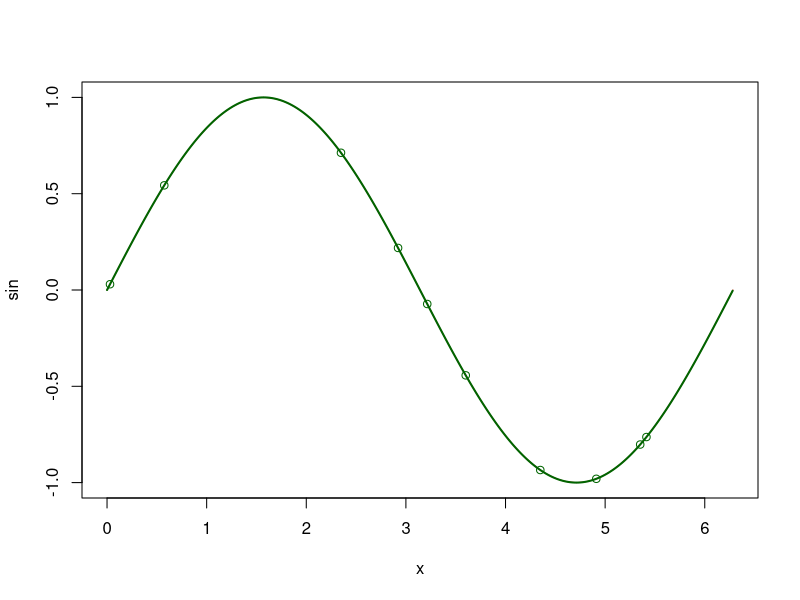
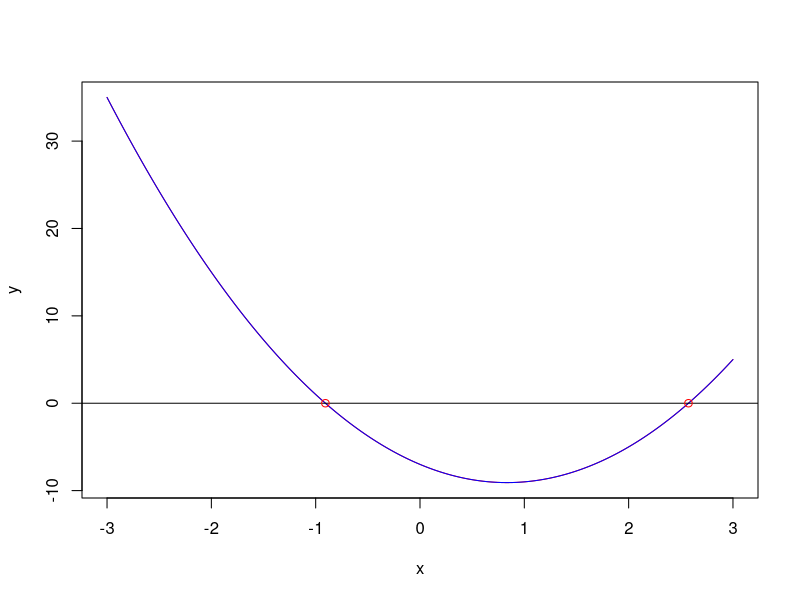
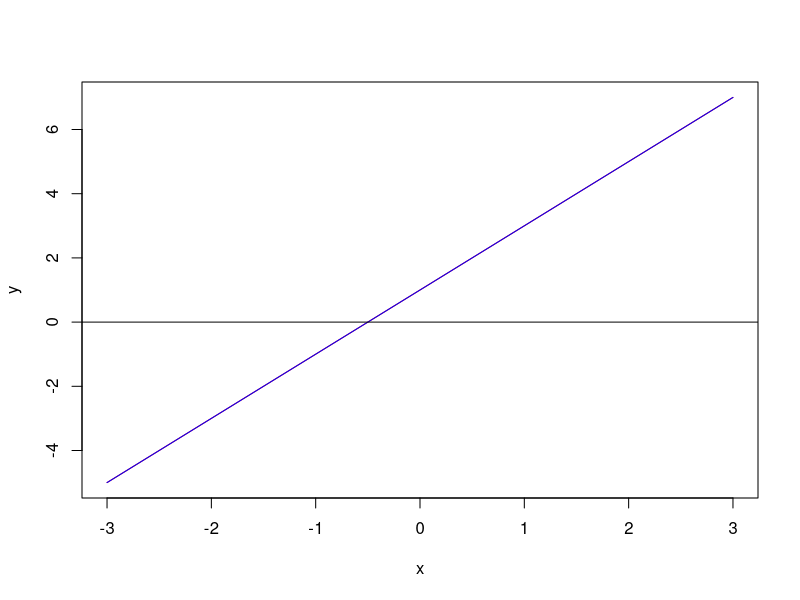
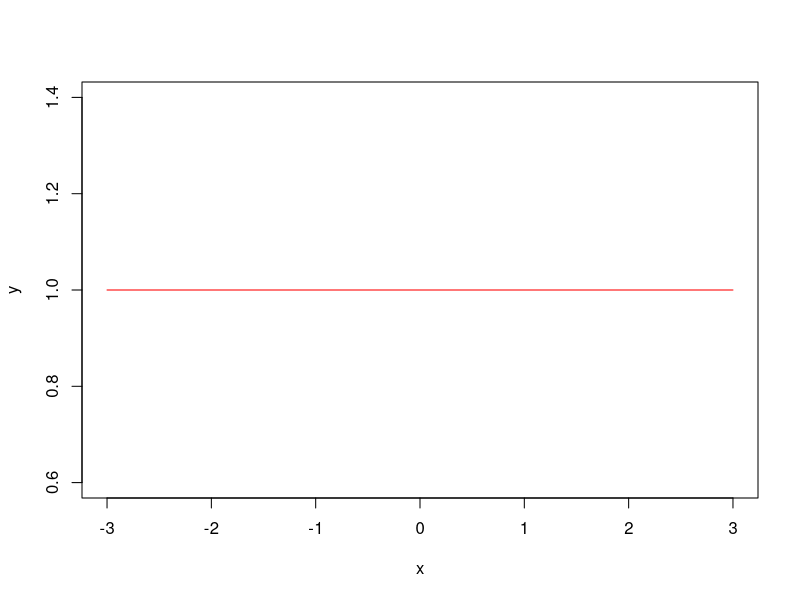

Recreate these plots in R, in order.

Lagrange <- function(xk, yk, x){
  # https://en.wikipedia.org/wiki/Lagrange_polynomial
  k <- length(xk)
  L <- 0
  for(j in 1:k){
    lj <- 1
    for(m in 1:k){
      if(m != j) lj <- lj*(x-xk[m])/(xk[j]-xk[m])
    }
    L <- L + yk[j]*lj
  }
  return(L)
}

# 3*x^2 - 5*x - 7 --> c(-7, -5, 3)
p <- function(a, x){
  N <- length(a)
  res <- 0
  for(i in 1:N) res <- res + a[i]*x^{i-1}
  return(res)
}
Horner <- function(a, x){
  N <- length(a)
  # if(N == 1) return(rep(a, length(x)))
  if(N == 1) a
  res <- a[N]
  for(i in (N-1):1) res <- res*x + a[i]
  return(res)
}
NewtonHorner <- function(a, x, eps=0.00000001){
  N <- length(a)
  repeat{
    y <- 0
    yd <- 0
    for(i in N:2){
      y <- y*x + a[i]
      yd <- yd*x + y
    }
    y <- y*x + a[1]
    xnew <- x-y/yd
    if(abs(xnew-x) < eps) return(x)
    x <- xnew
  }
}


plot(sin, xlim = c(0, 2*pi), col='red')
xk <- runif(10, 0, 2*pi)
yk <- sin(xk)
points(xk, yk, col='darkgreen')
x <- seq(0, 2*pi, 0.01)
lines(x, Lagrange(xk, yk, x), col='darkgreen', lwd=2)

a <- c(-7, -5, 3)
x <- seq(-3, 3, 0.001)
y <- p(a, x)
plot(x, y, type='l', col='red')
y <- Horner(a, x)
lines(x, y, col='blue')
abline(h=0)
xroot <- NewtonHorner(a, -2)
points(xroot, 0, col='red')
xroot <- NewtonHorner(a, 200)
points(xroot, 0, col='red')

a <- c(1, 2)
y <- p(a, x)
plot(x, y, type='l', col='red')
y <- Horner(a, x)
lines(x, y, col='blue')
abline(h=0)

a <- c(1)
y <- p(a, x)
plot(x, y, type='l', col='red')
y <- Vectorize(Horner, 'x')(a, x)
lines(x, y, col='blue')
abline(h=0)